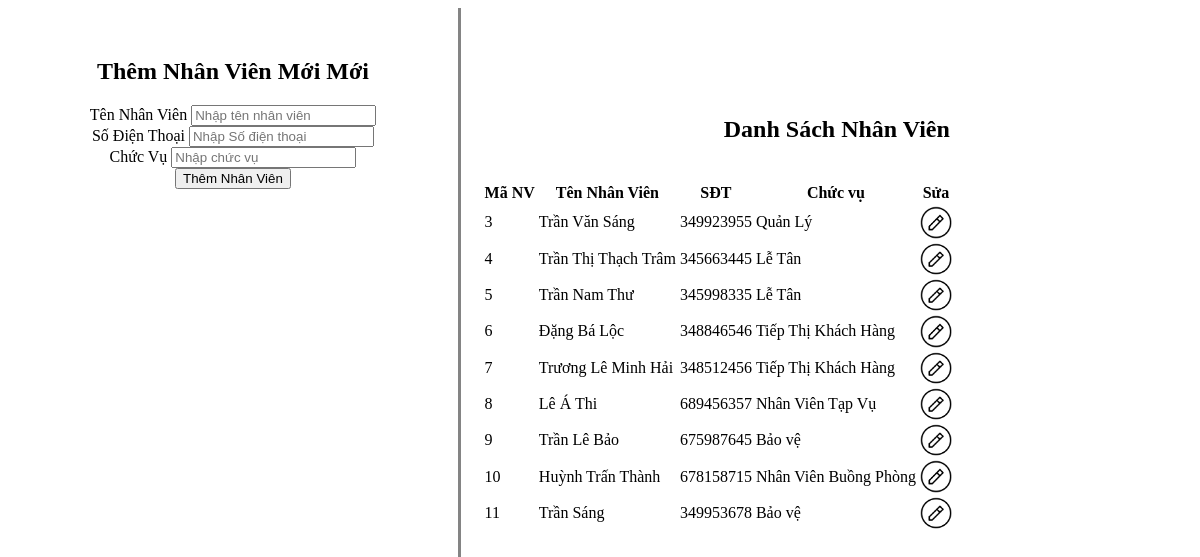
Page /NhanVien/QuanLyNV.php on the committed database.
### tables this page shows
CREATE TABLE `nhanvien` (
  `MaNV` int(11) NOT NULL,
  `TenNV` text NOT NULL,
  `SDT` int(20) NOT NULL,
  `ChucVu` text NOT NULL
);

### NhanVien/QuanLyNV.php (the view, shortened to what this page needs)
<div class="left">
    <div class="them">
        <?php
        include("ThemNV.php");
        ?>
    </div>
</div>
<div class="right">
<div class="thanhtrangthai">
</div>
    <div class="noidung">
<table class="tableHT">
<h2>Danh Sách Nhân Viên</h2><br>
        <tr>
            <th>Mã NV</th>
            <th>Tên Nhân Viên</th>
            <th>SĐT</th>
            <th>Chức vụ</th>
            <th>Sửa</th>
        </tr>
    <?php
        $sql = "SELECT * FROM nhanvien";
        $thucthi = mysqli_query($ketnoisql,$sql);
        while(($dulieu = mysqli_fetch_array($thucthi))){
            echo"<tr>";
            echo"<td>";
            echo $dulieu[0];
            echo "</td>";
            echo"<td>";
            echo $dulieu[1];
            echo "</td>";
            echo"<td>";
            echo $dulieu[2];
            echo "</td>";
            echo"<td>";
            echo $dulieu[3];
            echo "</td>";
            echo"<td>";
            echo "<a href='index.php?url=NhanVien/SuaNV.php&maNV=$dulieu[0]'><img src='image/edit.png' width='32px'/></a></a>";
            echo "</td>";
           echo "</tr>";
        }
    ?>
    </table>
        </div>
    </div>

### NhanVien/QuanLyNV.php (style rules this page uses)
.right { width: 60%; height: 100%; float: right; text-align: center; overflow: auto; }
.left { width: 38%; height: 100%; float: left; text-align: center; border-right: 3px solid #848484; }
.them { padding: 30px; }
.thanhtrangthai { float: top; height: 10%; }
.noidung { margin: 30px auto; }

### rows in the picture
nhanvien: MaNV "3", TenNV "Trần Văn Sáng", SDT "349923955", ChucVu "Quản Lý"
nhanvien: MaNV "4", TenNV "Trần Thị Thạch Trâm", SDT "345663445", ChucVu "Lễ Tân"
nhanvien: MaNV "5", TenNV "Trần Nam Thư", SDT "345998335", ChucVu "Lễ Tân"
nhanvien: MaNV "6", TenNV "Đặng Bá Lộc", SDT "348846546", ChucVu "Tiếp Thị Khách Hàng"
nhanvien: MaNV "7", TenNV "Trương Lê Minh Hải", SDT "348512456", ChucVu "Tiếp Thị Khách Hàng"
nhanvien: MaNV "8", TenNV "Lê Á Thi", SDT "689456357", ChucVu "Nhân Viên Tạp Vụ"
nhanvien: MaNV "9", TenNV "Trần Lê Bảo", SDT "675987645", ChucVu "Bảo vệ"
nhanvien: MaNV "10", TenNV "Huỳnh Trấn Thành", SDT "678158715", ChucVu "Nhân Viên Buồng Phòng"
nhanvien: MaNV "11", TenNV "Trần Sáng", SDT "349953678", ChucVu "Bảo vệ"
